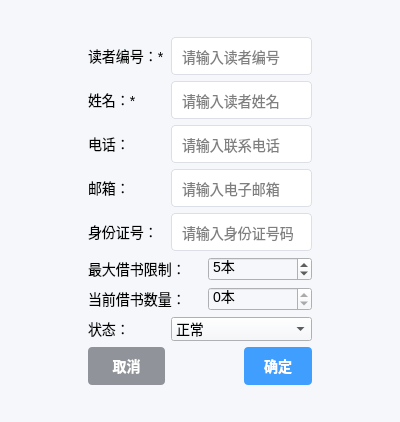
<?xml version="1.0" encoding="UTF-8"?>
<ui version="4.0">
 <class>ReaderEditView</class>
 <widget class="QWidget" name="ReaderEditView">
  <property name="geometry">
   <rect>
    <x>0</x>
    <y>0</y>
    <width>400</width>
    <height>422</height>
   </rect>
  </property>
  <property name="windowTitle">
   <string>读者编辑</string>
  </property>
  <property name="styleSheet">
   <string notr="true">QWidget {
    background-color: #f5f7fa;
    font-family: &quot;Microsoft YaHei&quot;, &quot;Arial&quot;;
    font-size: 14px;
}</string>
  </property>
  <layout class="QGridLayout" name="gridLayout_2">
   <item row="0" column="1">
    <spacer name="verticalSpacer_2">
     <property name="orientation">
      <enum>Qt::Orientation::Vertical</enum>
     </property>
     <property name="sizeHint" stdset="0">
      <size>
       <width>20</width>
       <height>35</height>
      </size>
     </property>
    </spacer>
   </item>
   <item row="1" column="0">
    <spacer name="horizontalSpacer_2">
     <property name="orientation">
      <enum>Qt::Orientation::Horizontal</enum>
     </property>
     <property name="sizeHint" stdset="0">
      <size>
       <width>75</width>
       <height>20</height>
      </size>
     </property>
    </spacer>
   </item>
   <item row="1" column="1">
    <layout class="QGridLayout" name="gridLayout">
     <item row="0" column="0">
      <widget class="QLabel" name="labelReaderNo">
       <property name="text">
        <string>读者编号：*</string>
       </property>
      </widget>
     </item>
     <item row="1" column="1" colspan="3">
      <widget class="QLineEdit" name="lineEditName">
       <property name="styleSheet">
        <string notr="true">QLineEdit, QComboBox {
    padding: 8px;
    border: 1px solid #dcdfe6;
    border-radius: 4px;
    background-color: white;
    min-height: 20px;
}

QLineEdit:focus, QComboBox:focus {
    border-color: #409eff;
    outline: none;
}

QComboBox::drop-down {
    border: none;
    width: 20px;
}

QComboBox::down-arrow {
    image: none;
    border-left: 4px solid transparent;
    border-right: 4px solid transparent;
    border-top: 6px solid #666;
    width: 12px;
    height: 12px;
}</string>
       </property>
       <property name="placeholderText">
        <string>请输入读者姓名</string>
       </property>
      </widget>
     </item>
     <item row="2" column="0">
      <widget class="QLabel" name="labelPhone">
       <property name="text">
        <string>电话：</string>
       </property>
      </widget>
     </item>
     <item row="1" column="0">
      <widget class="QLabel" name="labelName">
       <property name="text">
        <string>姓名：*</string>
       </property>
      </widget>
     </item>
     <item row="5" column="0" colspan="2">
      <widget class="QLabel" name="labelMaxBorrowLimit">
       <property name="text">
        <string>最大借书限制：</string>
       </property>
      </widget>
     </item>
     <item row="3" column="1" colspan="3">
      <widget class="QLineEdit" name="lineEditEmail">
       <property name="styleSheet">
        <string notr="true">QLineEdit, QComboBox {
    padding: 8px;
    border: 1px solid #dcdfe6;
    border-radius: 4px;
    background-color: white;
    min-height: 20px;
}

QLineEdit:focus, QComboBox:focus {
    border-color: #409eff;
    outline: none;
}

QComboBox::drop-down {
    border: none;
    width: 20px;
}

QComboBox::down-arrow {
    image: none;
    border-left: 4px solid transparent;
    border-right: 4px solid transparent;
    border-top: 6px solid #666;
    width: 12px;
    height: 12px;
}</string>
       </property>
       <property name="placeholderText">
        <string>请输入电子邮箱</string>
       </property>
      </widget>
     </item>
     <item row="8" column="3">
      <widget class="QPushButton" name="BtnReaderOk">
       <property name="styleSheet">
        <string notr="true">QPushButton#BtnReaderOk {
    background-color: #409eff;
    color: white;
    border: none;
    border-radius: 4px;
    padding: 8px 20px;
    font-weight: 500;
}

QPushButton#pushButtonOk:hover {
    background-color: #66b1ff;
}

QPushButton#pushButtonOk:pressed {
    background-color: #3a8ee6;
}</string>
       </property>
       <property name="text">
        <string>确定</string>
       </property>
      </widget>
     </item>
     <item row="4" column="0">
      <widget class="QLabel" name="labelIdCard">
       <property name="text">
        <string>身份证号：</string>
       </property>
      </widget>
     </item>
     <item row="0" column="1" colspan="3">
      <widget class="QLineEdit" name="lineEditReaderNo">
       <property name="styleSheet">
        <string notr="true">QLineEdit, QComboBox {
    padding: 8px;
    border: 1px solid #dcdfe6;
    border-radius: 4px;
    background-color: white;
    min-height: 20px;
}

QLineEdit:focus, QComboBox:focus {
    border-color: #409eff;
    outline: none;
}

QComboBox::drop-down {
    border: none;
    width: 20px;
}

QComboBox::down-arrow {
    image: none;
    border-left: 4px solid transparent;
    border-right: 4px solid transparent;
    border-top: 6px solid #666;
    width: 12px;
    height: 12px;
}</string>
       </property>
       <property name="placeholderText">
        <string>请输入读者编号</string>
       </property>
      </widget>
     </item>
     <item row="6" column="0" colspan="2">
      <widget class="QLabel" name="labelCurrentBorrowed">
       <property name="text">
        <string>当前借书数量：</string>
       </property>
      </widget>
     </item>
     <item row="3" column="0">
      <widget class="QLabel" name="labelEmail">
       <property name="text">
        <string>邮箱：</string>
       </property>
      </widget>
     </item>
     <item row="7" column="1" colspan="3">
      <widget class="QComboBox" name="comboBoxStatus">
       <item>
        <property name="text">
         <string>正常</string>
        </property>
       </item>
       <item>
        <property name="text">
         <string>冻结</string>
        </property>
       </item>
       <item>
        <property name="text">
         <string>挂失</string>
        </property>
       </item>
      </widget>
     </item>
     <item row="4" column="1" colspan="3">
      <widget class="QLineEdit" name="lineEditIdCard">
       <property name="styleSheet">
        <string notr="true">QLineEdit, QComboBox {
    padding: 8px;
    border: 1px solid #dcdfe6;
    border-radius: 4px;
    background-color: white;
    min-height: 20px;
}

QLineEdit:focus, QComboBox:focus {
    border-color: #409eff;
    outline: none;
}

QComboBox::drop-down {
    border: none;
    width: 20px;
}

QComboBox::down-arrow {
    image: none;
    border-left: 4px solid transparent;
    border-right: 4px solid transparent;
    border-top: 6px solid #666;
    width: 12px;
    height: 12px;
}</string>
       </property>
       <property name="placeholderText">
        <string>请输入身份证号码</string>
       </property>
      </widget>
     </item>
     <item row="5" column="2" colspan="2">
      <widget class="QSpinBox" name="spinBoxMaxBorrowLimit">
       <property name="suffix">
        <string>本</string>
       </property>
       <property name="value">
        <number>5</number>
       </property>
      </widget>
     </item>
     <item row="8" column="1" colspan="2">
      <spacer name="horizontalSpacer">
       <property name="orientation">
        <enum>Qt::Orientation::Horizontal</enum>
       </property>
       <property name="sizeHint" stdset="0">
        <size>
         <width>40</width>
         <height>20</height>
        </size>
       </property>
      </spacer>
     </item>
     <item row="8" column="0">
      <widget class="QPushButton" name="BtnReaderCancel">
       <property name="styleSheet">
        <string notr="true">QPushButton#BtnReaderCancel {
    background-color: #909399;
    color: white;
    border: none;
    border-radius: 4px;
    padding: 8px 20px;
    font-weight: 500;
}

QPushButton#pushButtonCancel:hover {
    background-color: #a6a9ad;
}

QPushButton#pushButtonCancel:pressed {
    background-color: #82848a;
}</string>
       </property>
       <property name="text">
        <string>取消</string>
       </property>
      </widget>
     </item>
     <item row="6" column="2" colspan="2">
      <widget class="QSpinBox" name="spinBoxCurrentBorrowed">
       <property name="readOnly">
        <bool>true</bool>
       </property>
       <property name="suffix">
        <string>本</string>
       </property>
      </widget>
     </item>
     <item row="7" column="0">
      <widget class="QLabel" name="labelStatus">
       <property name="text">
        <string>状态：</string>
       </property>
      </widget>
     </item>
     <item row="2" column="1" colspan="3">
      <widget class="QLineEdit" name="lineEditPhone">
       <property name="styleSheet">
        <string notr="true">QLineEdit, QComboBox {
    padding: 8px;
    border: 1px solid #dcdfe6;
    border-radius: 4px;
    background-color: white;
    min-height: 20px;
}

QLineEdit:focus, QComboBox:focus {
    border-color: #409eff;
    outline: none;
}

QComboBox::drop-down {
    border: none;
    width: 20px;
}

QComboBox::down-arrow {
    image: none;
    border-left: 4px solid transparent;
    border-right: 4px solid transparent;
    border-top: 6px solid #666;
    width: 12px;
    height: 12px;
}</string>
       </property>
       <property name="placeholderText">
        <string>请输入联系电话</string>
       </property>
      </widget>
     </item>
    </layout>
   </item>
   <item row="1" column="2">
    <spacer name="horizontalSpacer_3">
     <property name="orientation">
      <enum>Qt::Orientation::Horizontal</enum>
     </property>
     <property name="sizeHint" stdset="0">
      <size>
       <width>75</width>
       <height>20</height>
      </size>
     </property>
    </spacer>
   </item>
   <item row="2" column="1">
    <spacer name="verticalSpacer">
     <property name="orientation">
      <enum>Qt::Orientation::Vertical</enum>
     </property>
     <property name="sizeHint" stdset="0">
      <size>
       <width>20</width>
       <height>35</height>
      </size>
     </property>
    </spacer>
   </item>
  </layout>
 </widget>
 <resources/>
 <connections/>
</ui>
